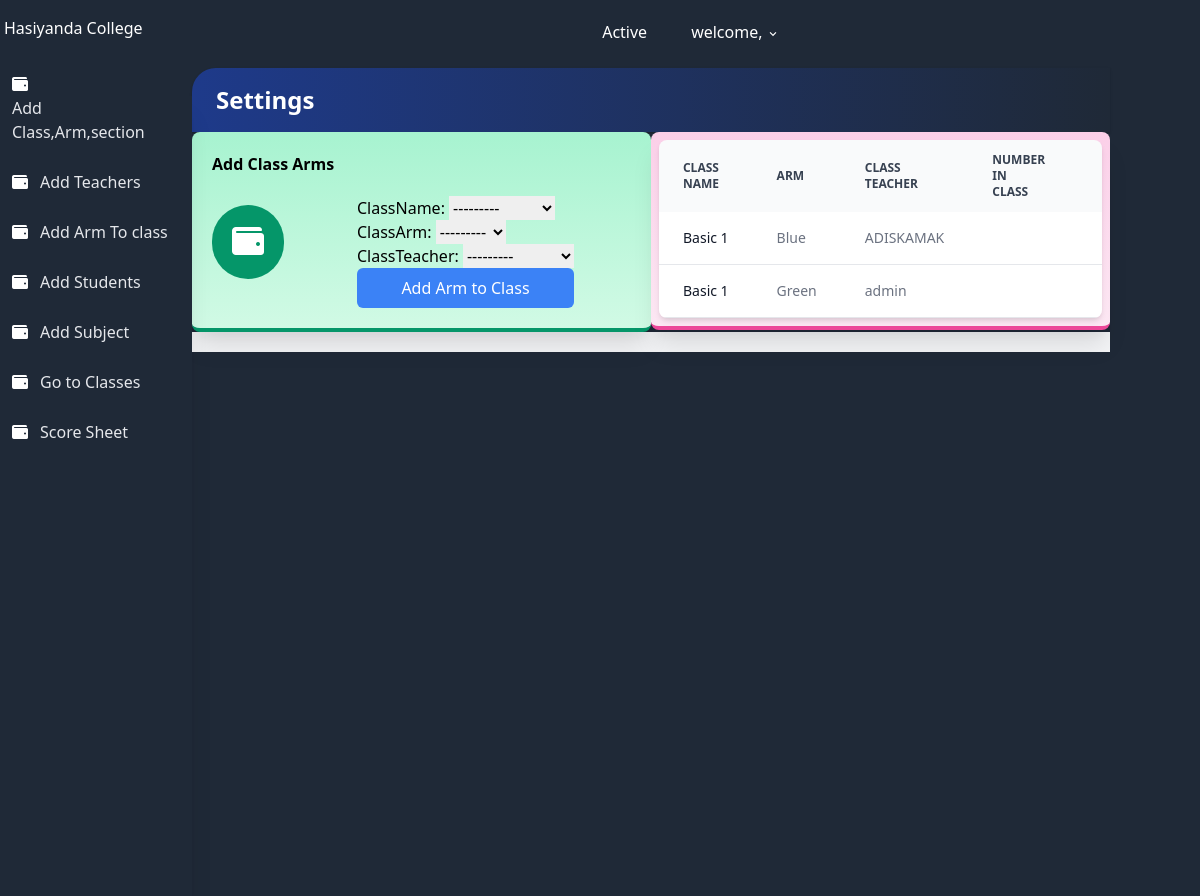
The page /CreateClassArm/ on the database as committed earlier.
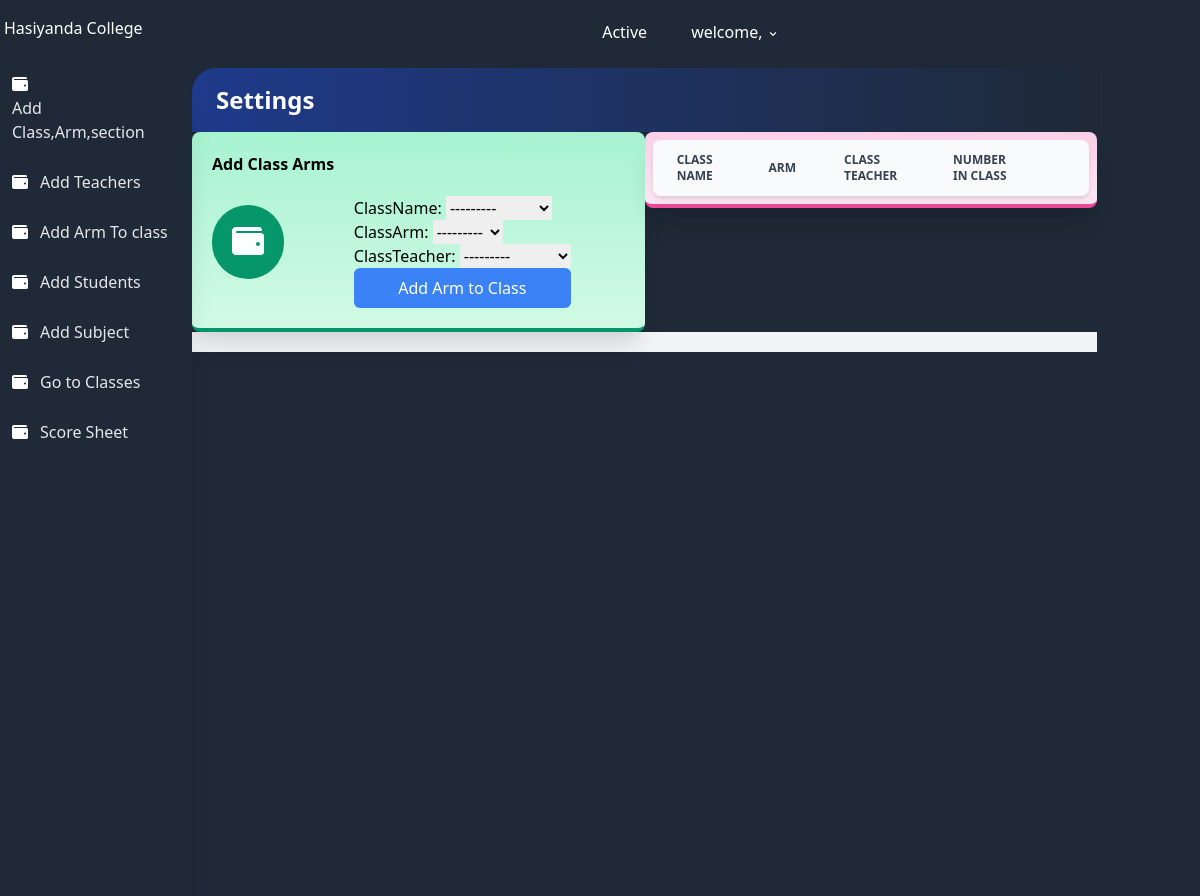
The same page on the database as committed later.
### result/models.py (models this page shows, shortened)
class classArmTeacher(models.Model):
    className = models.ForeignKey(all_class, on_delete=models.SET_NULL, null=True)
    classArm = models.ForeignKey(classArm, on_delete=models.SET_NULL, null=True)
    classTeacher = models.ForeignKey(User, on_delete=models.SET_NULL, null=True)
    date = models.DateTimeField(auto_now_add=True)
    class Meta:
        ordering = ['className']

class all_class(models.Model):
    className = models.CharField(max_length=100 , unique=True)
    section = models.ForeignKey(section, on_delete=models.SET_NULL, null=True)
    complete = models.BooleanField(default=False)
    date = models.DateTimeField(auto_now_add=True)
    def __str__(self):
        return self.className
    class Meta:
        ordering = ['className']

class classArm(models.Model):
    armName = models.CharField(max_length=100 , unique=True)
    def __str__(self):
        return self.armName
    class Meta:
        ordering = ['armName']

### users/models.py (models this page shows, shortened)
class User(AbstractUser):
    class Role(models.TextChoices):
        ADMIN = 'admin'
        TEACHER = 'teacher'
        STUDENT = 'student'
    base_role = Role.TEACHER
    role = models.CharField(max_length=10, choices= Role.choices , null=True, blank=True)
    section = models.ForeignKey('result.section', on_delete=models.SET_NULL, null=True , blank=True)
    class Meta:
        db_table = 'auth_user'
    def __str__(self):
        return self.username

### result/views.py (the view)
# urls.py: path('CreateClassArm/', CreateClassArm.as_view(), name='CreateClassArm'),
class CreateClassArm(CreateView):
    model = classArmTeacher
    form_class = ClassArmTeacherForm
    template_name = 'result/CreateClassArm.html'
    success_url = reverse_lazy('result:CreateClassArm')
    def get_context_data(self, **kwargs):
        context = super(CreateClassArm, self).get_context_data(**kwargs)
        context['classArms'] = classArmTeacher.objects.all()
        return context

### result/forms.py
class ClassArmTeacherForm(forms.ModelForm):
    class Meta:
        model = classArmTeacher
        fields = ['className', 'classArm', 'classTeacher']

### result/templates/result/CreateClassArm.html (shortened to what the changed rows need)
{% extends 'settingsbase.html' %}
{% load static %}
{% block content %}
                <div class="flex flex-wrap">
                    <div class="w-full md:w-1/2 xl:w-1/3">
                        <div class="bg-gradient-to-b from-green-200 to-green-100 border-b-4 border-green-600 rounded-lg shadow-xl p-5">
                            <h1 class="font-bold">Add Class Arms</h1>
                        </div>
                    </div>
                    <div class="w-full md:w-1/2 xl:w-2/3">
                        <div class="bg-gradient-to-b from-pink-200 to-pink-100 border-b-4 border-pink-500 rounded-lg shadow-xl p-2">
                                <div class="overflow-x-auto relative shadow-md sm:rounded-lg">
                                    <table class="w-full text-sm text-left text-gray-500 dark:text-gray-400">
                                        <thead class="text-xs text-gray-700 uppercase bg-gray-50 dark:bg-gray-700 dark:text-gray-400">
                                            <tr>
                                                <th scope="col" class="py-3 px-6">
                                                    Class Name
                                                </th>
                                                <th scope="col" class="py-3 px-6">
                                                    Arm
                                                </th>
                                                <th scope="col" class="py-3 px-6">
                                                    Class Teacher
                                                </th>
                                                <th scope="col" class="py-3 px-6">
                                                    Number in Class
                                                </th>
                                                <th scope="col" class="py-3 px-6">
                                                </th>
                                            </tr>
                                        </thead>
                                        <tbody>
                                            {% for classArm in classArms %}
                                            <tr class="bg-white border-b dark:bg-gray-800 dark:border-gray-700 hover:bg-gray-50 dark:hover:bg-gray-600">
                                                <th scope="row" class="py-4 px-6 font-medium text-gray-900 whitespace-nowrap dark:text-white">
                                                    {{ classArm.className }}
                                                </th>
                                                <td class="py-4 px-6">
                                                    {{ classArm.classArm }}
                                                </td>
                                                <td class="py-4 px-6">
                                                    {{ classArm.classTeacher }}
                                                </td>
                                                <td class="py-4 px-6">
                                                </td>
                                                <td class="py-4 px-6 text-right">
                                                </td>
                                            </tr>
                                            {% endfor %}
                                        </tbody>
                                    </table>
                                </div>
                        </div>
                    </div>
                </div>
{% endblock %}

Rows that differ between the two databases and show on the page:
removed classArmTeacher: className "Basic 1", classArm "Blue", classTeacher "ADISKAMAK"
removed classArmTeacher: className "Basic 1", classArm "Green", classTeacher "admin"
